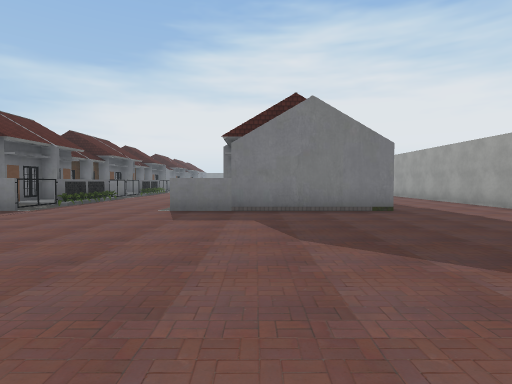
view 1 (above)

21 first-person views from a walk through a scene from a Unity 3-D project. The camera is 1.4 m above the floor, tilts 2° down and sees 80° across. The floor is counted in squares, 2 m on a side. Each view is taken from the middle of a square. On the plan, view 1 faces up. The plan holds only what a view shows up to about 10 squares ahead; the rest is blank. The place goes on beyond the plan. The player character is not drawn. Some surface patterns are stand-ins.

view 2
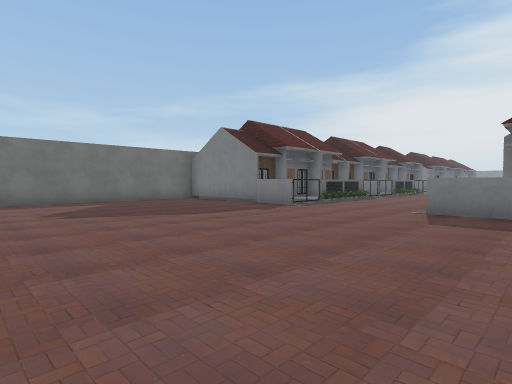

view 3
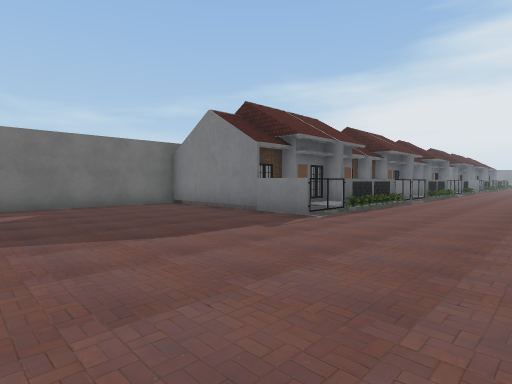

view 4
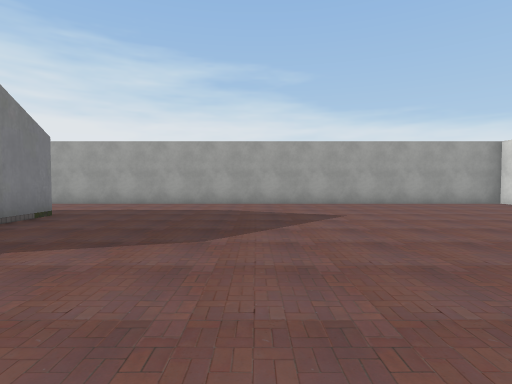

view 5
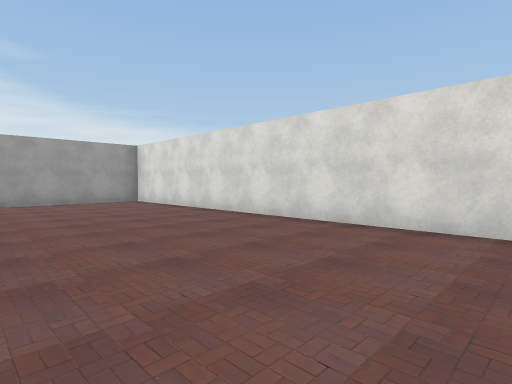

view 6
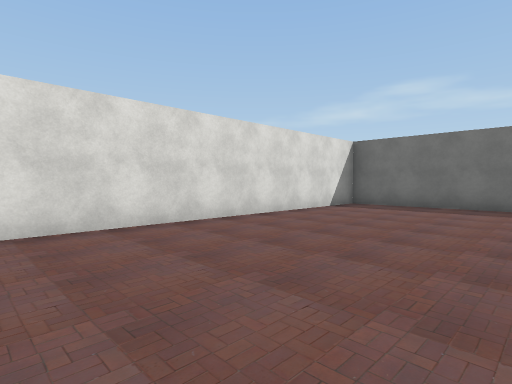

view 7
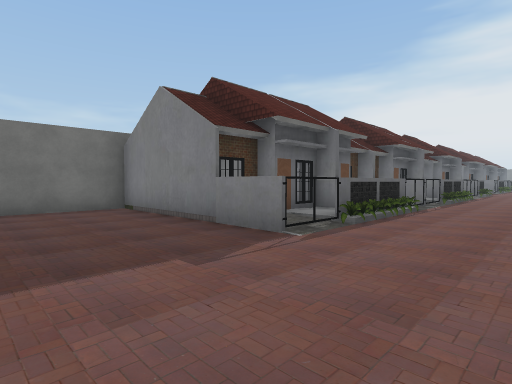

view 8
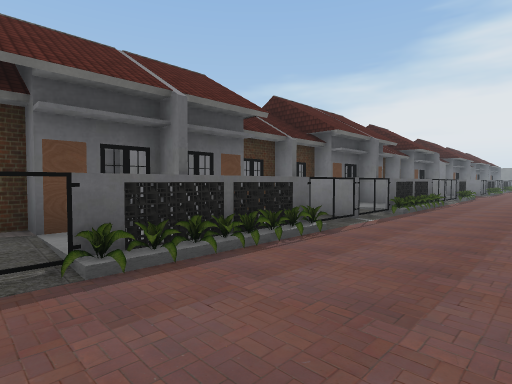

view 9
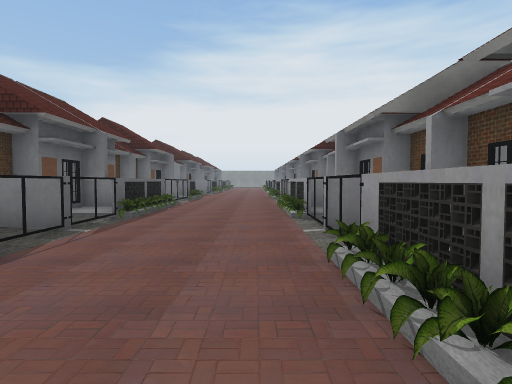

view 10
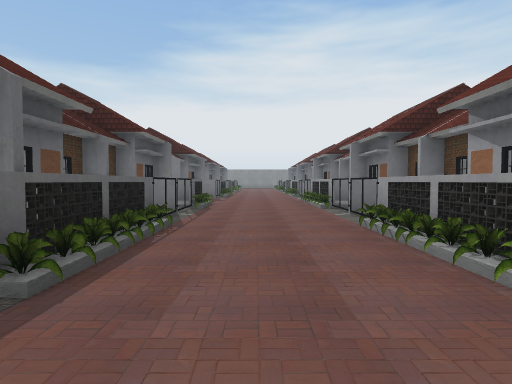

view 11
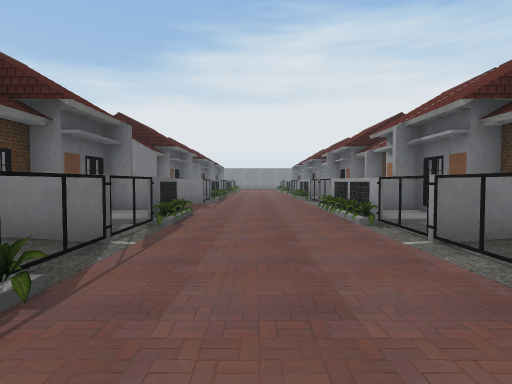

view 12
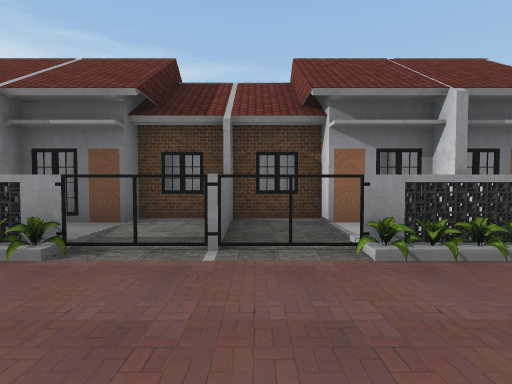

view 13
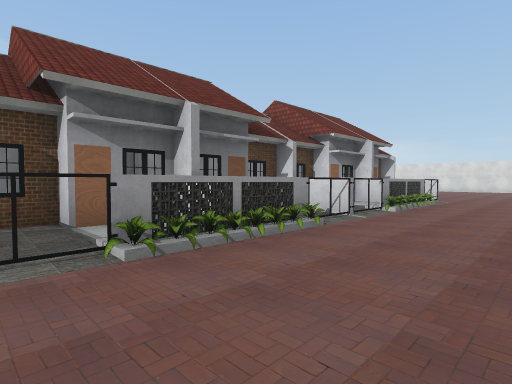

view 14
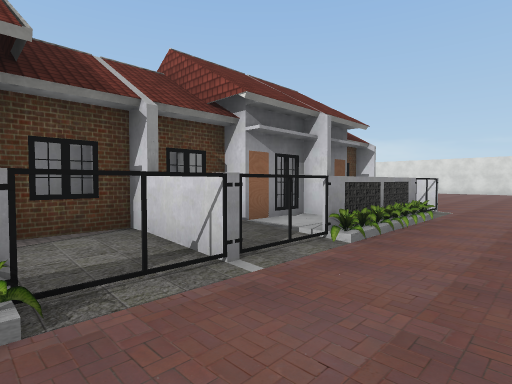

view 15
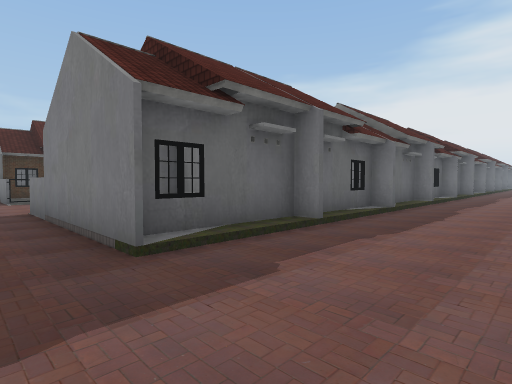

view 16
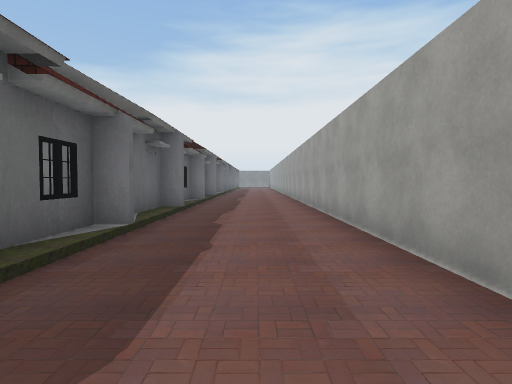

view 17
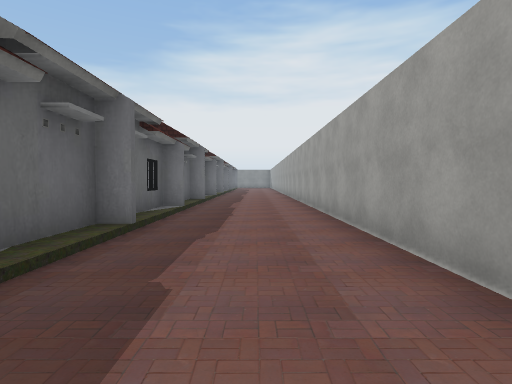

view 18
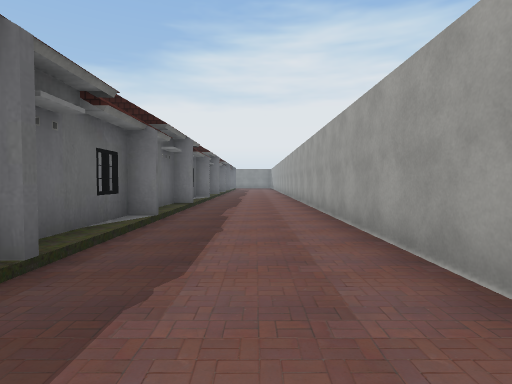

view 19
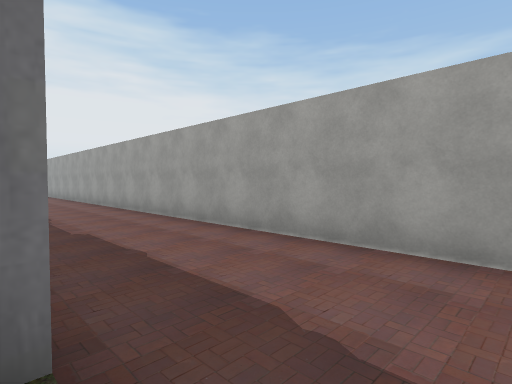

view 20
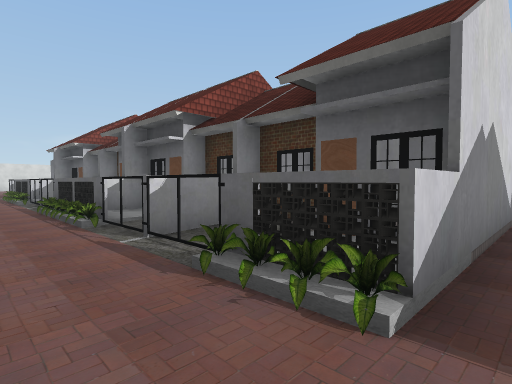

view 21
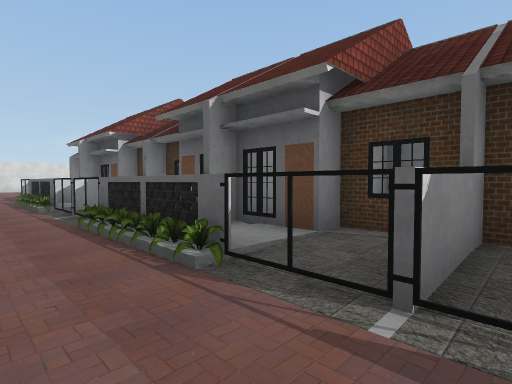

### Floor plan
Key: @ floor where view 1 was taken; # wall or solid block; . main floor; : floor 0.25 m higher than the main floor; / step, stairs or slope; = window, fence, low wall or low ledge; O other object.
Columns run from 11 left of view 1 to 7 right of it. Each row starts with its distance up from view 1.
 23   .......##  #/...#
 22  ####O...######...#
 21   ###O...O####/...#
 20    #:=...#:## /...#
 19    ###...######...#
 18    ##O...O####/...#
 17     #O...O####/...#
 16     #O...O#####...#
 15     #O...O####/...#
 14     #=...#:## /...#
 13     ##...######...#
 12     #O...O####/...#
 11     #O...O####/...#
 10     #O...O## ##...#
  9    ##O...O####/...#
  8 #####=...#####/...#
  7 #............##...#
  6 #.................#
  5 #.................#
  4 #.................#
  3 #.................#
  2 #.................#
  1 #.................#
  0 #   .......@......#
 -1 #.................#
 -2 #.................#
 -3 #.................#
 -4 #.................#
 -5 ###################

Positions as (right, up) in squares from view 1, and headings:
1: (0, 0), facing up
2: (0, 0), facing up-left
3: (-2, 2), facing up-left
4: (-3, 3), facing right
5: (-4, 0), facing down-right
6: (-2, 0), facing down-left
7: (-3, 4), facing up-left
8: (-3, 8), facing up-left
9: (-3, 9), facing up
10: (-4, 13), facing up
11: (-4, 16), facing up
12: (-5, 19), facing right
13: (-5, 19), facing down-right
14: (-4, 15), facing down-right
15: (6, 6), facing up-left
16: (5, 9), facing up
17: (5, 12), facing up
18: (5, 14), facing up
19: (3, 15), facing up-right
20: (-4, 23), facing down-left
21: (-4, 20), facing down-left
